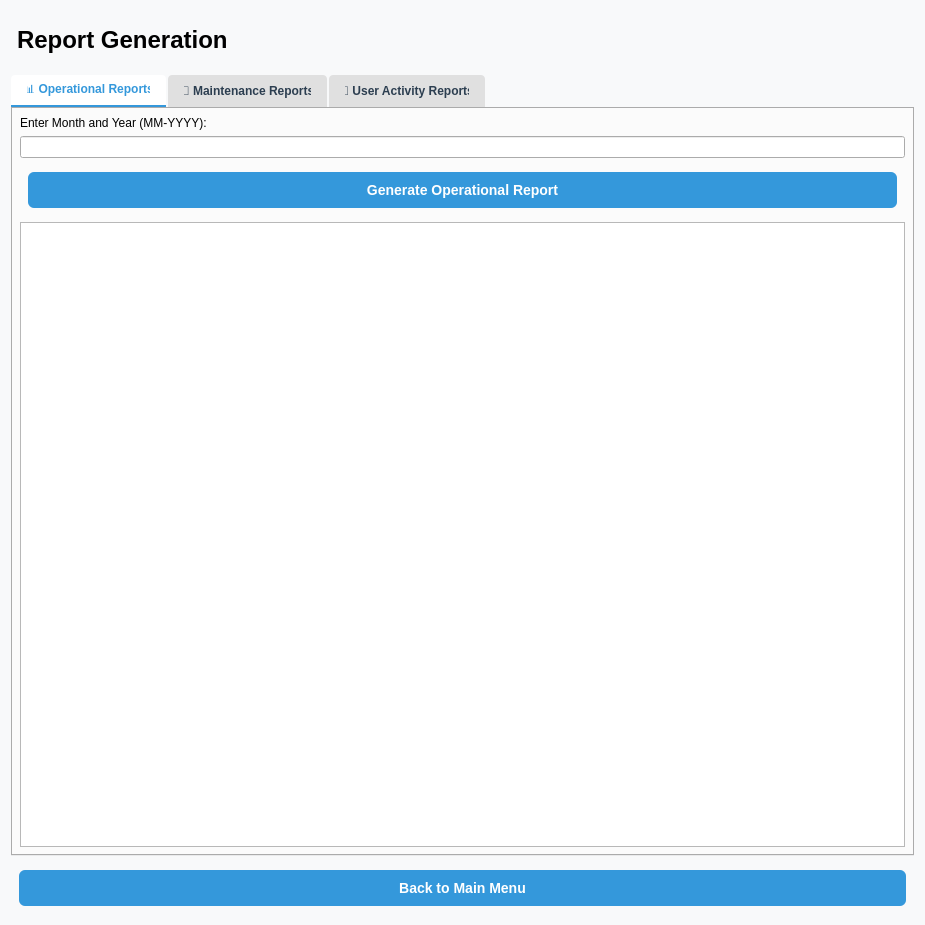
<?xml version="1.0" encoding="UTF-8"?>
<ui version="4.0">
 <class>adminGenerateReports</class>
 <widget class="QDialog" name="adminGenerateReports">
  <property name="geometry">
   <rect>
    <x>0</x>
    <y>0</y>
    <width>925</width>
    <height>925</height>
   </rect>
  </property>
  <property name="minimumSize">
   <size>
    <width>700</width>
    <height>600</height>
   </size>
  </property>
  <property name="windowTitle">
   <string>Airline System - Generate Reports</string>
  </property>
  <property name="styleSheet">
   <string notr="true">QDialog {
    background-color: #f8f9fa;
    font-family: 'Segoe UI', Arial, sans-serif;
}
QTabWidget {
    border: none;
}
QTabBar::tab {
    background: #e0e0e0;
    color: #2c3e50;
    padding: 8px 16px;
    border-top-left-radius: 4px;
    border-top-right-radius: 4px;
    margin-right: 2px;
    font-weight: 500;
}
QTabBar::tab:selected {
    background: white;
    border-bottom: 2px solid #3498db;
    color: #3498db;
}
QTabBar::tab:hover {
    background: #f0f0f0;
}
QGroupBox {
    border: 1px solid #e0e0e0;
    border-radius: 8px;
    margin: 15px;
    padding: 15px;
    background-color: white;
    font-size: 14px;
    color: #2c3e50;
}
QPushButton {
    background-color: #3498db;
    color: white;
    border: none;
    padding: 10px 16px;
    border-radius: 6px;
    margin: 8px;
    font-size: 14px;
    font-weight: 500;
    min-width: 180px;
}
QPushButton:hover {
    background-color: #2980b9;
}
QPushButton:pressed {
    background-color: #2472a4;
}
QLabel#headerLabel {
    font-size: 24px;
    font-weight: 600;
    color: #000000;
    qproperty-alignment: AlignCenter;
}</string>
  </property>
  <layout class="QVBoxLayout" name="verticalLayout">
   <item>
    <widget class="QLabel" name="headerLabel">
     <property name="styleSheet">
      <string notr="true">margin-top: 15px; margin-bottom: 15px;</string>
     </property>
     <property name="text">
      <string>Report Generation</string>
     </property>
    </widget>
   </item>
   <item>
    <widget class="QTabWidget" name="reportsTabWidget">
     <property name="currentIndex">
      <number>0</number>
     </property>
     <widget class="QWidget" name="operationalReportsTab">
      <attribute name="title">
       <string>📊 Operational Reports</string>
      </attribute>
      <layout class="QVBoxLayout" name="operationalReportsGroupLayout">
       <item>
        <widget class="QLabel" name="operationalReportLabel">
         <property name="text">
          <string>Enter Month and Year (MM-YYYY):</string>
         </property>
        </widget>
       </item>
       <item>
        <widget class="QLineEdit" name="operationalMonthYearEdit"/>
       </item>
       <item>
        <widget class="QPushButton" name="generateOperationalBtn">
         <property name="text">
          <string>Generate Operational Report</string>
         </property>
        </widget>
       </item>
       <item>
        <widget class="QTextEdit" name="operationalReportText">
         <property name="readOnly">
          <bool>true</bool>
         </property>
        </widget>
       </item>
      </layout>
     </widget>
     <widget class="QWidget" name="maintenanceReportsTab">
      <attribute name="title">
       <string>🔧 Maintenance Reports</string>
      </attribute>
      <layout class="QVBoxLayout" name="maintenanceReportsGroupLayout">
       <item>
        <widget class="QLabel" name="maintenanceReportLabel">
         <property name="text">
          <string>Enter Month and Year (MM-YYYY):</string>
         </property>
        </widget>
       </item>
       <item>
        <widget class="QLineEdit" name="maintenanceMonthYearEdit"/>
       </item>
       <item>
        <widget class="QPushButton" name="generateMaintenanceBtn">
         <property name="text">
          <string>Generate Maintenance Report</string>
         </property>
        </widget>
       </item>
       <item>
        <widget class="QTextEdit" name="maintenanceReportText">
         <property name="readOnly">
          <bool>true</bool>
         </property>
        </widget>
       </item>
      </layout>
     </widget>
     <widget class="QWidget" name="userActivityReportsTab">
      <attribute name="title">
       <string>👥 User Activity Reports</string>
      </attribute>
      <layout class="QVBoxLayout" name="userActivityReportsGroupLayout">
       <item>
        <widget class="QLabel" name="userActivityReportLabel">
         <property name="text">
          <string>Enter Month and Year (MM-YYYY):</string>
         </property>
        </widget>
       </item>
       <item>
        <widget class="QLineEdit" name="userActivityMonthYearEdit"/>
       </item>
       <item>
        <widget class="QPushButton" name="generateUserActivityBtn">
         <property name="text">
          <string>Generate User Activity Report</string>
         </property>
        </widget>
       </item>
       <item>
        <widget class="QTextEdit" name="userActivityReportText">
         <property name="readOnly">
          <bool>true</bool>
         </property>
        </widget>
       </item>
      </layout>
     </widget>
    </widget>
   </item>
   <item>
    <widget class="QPushButton" name="backToMainMenuBtn">
     <property name="text">
      <string>Back to Main Menu</string>
     </property>
    </widget>
   </item>
  </layout>
 </widget>
 <resources/>
 <connections>
  <connection>
   <sender>backToMainMenuBtn</sender>
   <signal>clicked()</signal>
   <receiver>adminGenerateReports</receiver>
   <slot>deleteLater()</slot>
   <hints>
    <hint type="sourcelabel">
     <x>350</x>
     <y>570</y>
    </hint>
    <hint type="destinationlabel">
     <x>350</x>
     <y>300</y>
    </hint>
   </hints>
  </connection>
 </connections>
</ui>
